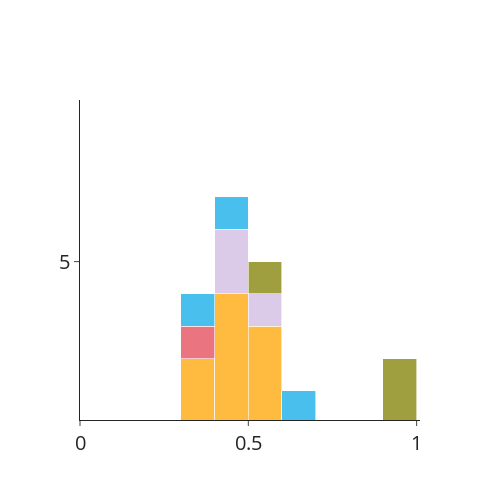

Here is the notebook cell this chart was saved with:
### Code cell
import numpy as np
fig = lcs.typicality_distribution(lc,direction="-",width=500, showlegend=False)

fig.update_xaxes(range=[0, 1.01], tickvals=np.arange(0, 1.01, 0.5))
fig.update_layout(
    xaxis=dict(tickfont=dict(size=20)),  # Change the size as needed
    yaxis=dict(tickfont=dict(size=20))   # Change the size as needed
)
fig.update_yaxes(range=[0.1,10], tickvals=np.arange(0, 10, 5))

### Figure 1 — Plotly figure (JSON) as saved in the notebook; plotly's stock layout.template omitted (floating-point values rounded to 4 significant figures)
{"data": [{"marker": {"color": "#FFA500"}, "name": "Reorganization", "opacity": 0.75, "type": "histogram", "x": [0.5, 0.3, 0.4, 0.4, 0.5, 0.3, 0.4, 0.5, 0.4], "xbins": {"end": 1.1, "size": 0.1, "start": 0}}, {"marker": {"color": "#CFBAE1"}, "name": "Continue", "opacity": 0.75, "type": "histogram", "x": [0.4, 0.4, 0.5], "xbins": {"end": 1.1, "size": 0.1, "start": 0}}, {"marker": {"color": "#E34856"}, "name": "Merge", "opacity": 0.75, "type": "histogram", "x": [0.3], "xbins": {"end": 1.1, "size": 0.1, "start": 0}}, {"marker": {"color": " #808000"}, "name": "Birth", "opacity": 0.75, "type": "histogram", "x": [0.5, 0.99, 0.99], "xbins": {"end": 1.1, "size": 0.1, "start": 0}}, {"marker": {"color": "#0DAAE9"}, "name": "Offspring", "opacity": 0.75, "type": "histogram", "x": [0.4, 0.3, 0.6], "xbins": {"end": 1.1, "size": 0.1, "start": 0}}, {"marker": {"color": "#4CC89F"}, "name": "Accumulation", "opacity": 0.75, "showlegend": true, "type": "histogram", "x": [null], "xbins": {"end": 1.1, "size": 0.1, "start": 0}}, {"marker": {"color": "#929292"}, "name": "Growth", "opacity": 0.75, "showlegend": true, "type": "histogram", "x": [null], "xbins": {"end": 1.1, "size": 0.1, "start": 0}}, {"marker": {"color": "#5C5C5C"}, "name": "Expansion", "opacity": 0.75, "showlegend": true, "type": "histogram", "x": [null], "xbins": {"end": 1.1, "size": 0.1, "start": 0}}], "layout": {"barmode": "stack", "height": 500, "showlegend": false, "width": 500, "xaxis": {"range": [0, 1.01], "tickfont": {"size": 20}, "tickvals": [0, 0.5, 1], "type": "linear"}, "yaxis": {"range": [0.1, 10], "tickfont": {"size": 20}, "tickvals": [0, 5]}}}
